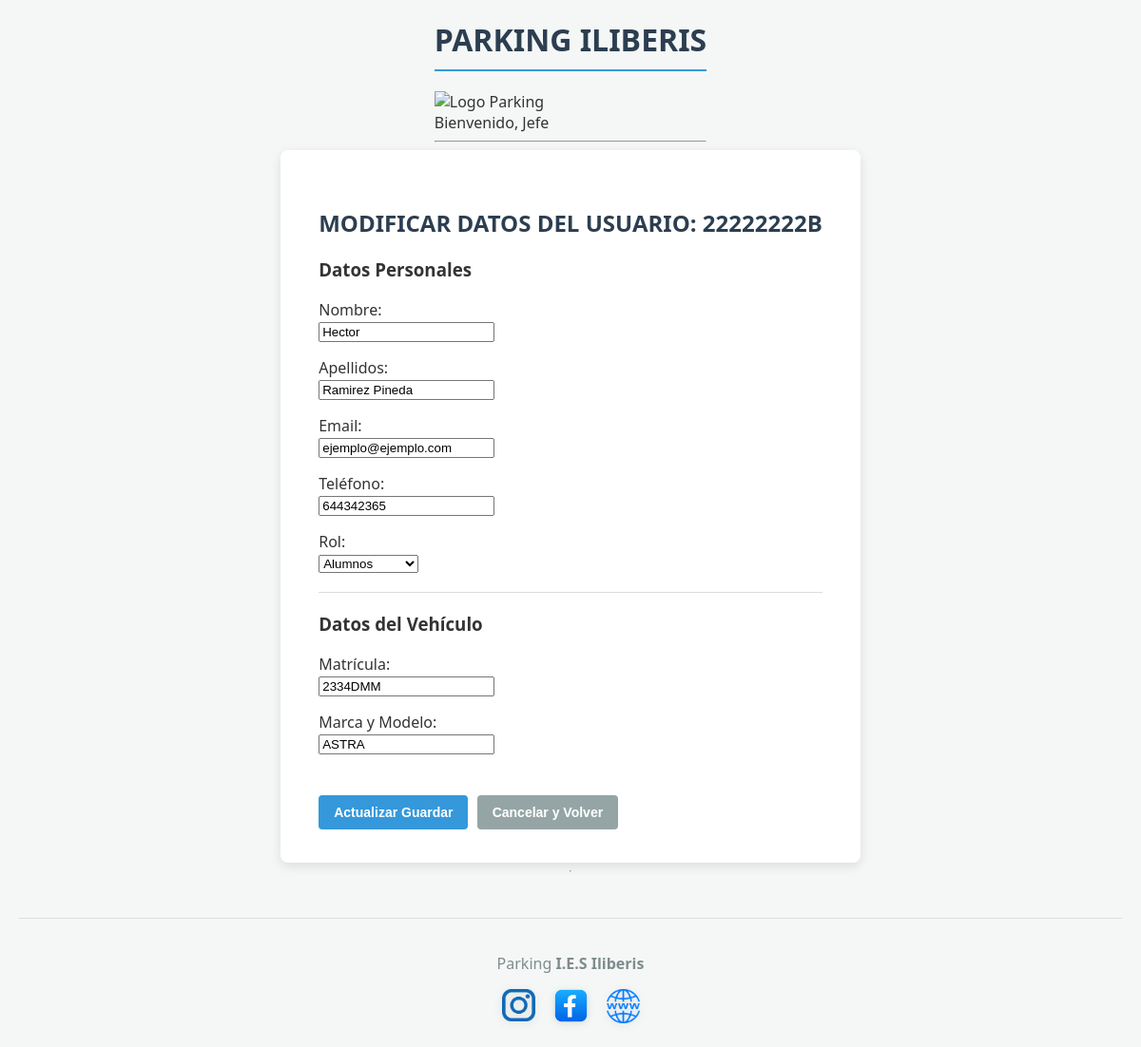
Page /aplicacion-web/admin/actualizar2_usuario.php?dni=22222222B (signed in) on the committed database.
### tables this page shows
CREATE TABLE `vehiculos` (
  `matricula` varchar(10) NOT NULL,
  `marca_modelo` varchar(50) DEFAULT NULL,
  `dni_usuario` varchar(9) DEFAULT NULL
);

CREATE TABLE `usuarios` (
  `dni` varchar(9) NOT NULL,
  `nombre` varchar(50) NOT NULL,
  `apellidos` varchar(100) NOT NULL,
  `email` varchar(100) NOT NULL,
  `telefono` varchar(15) DEFAULT NULL,
  `password` varchar(255) DEFAULT NULL,
  `id_rol` int(11) DEFAULT NULL
);

### aplicacion-web/admin/actualizar2_usuario.php (the view, shortened to what this page needs)
<?php
$dni_modificar = $_GET["dni"];
include "../conexion.php";
$sql = "SELECT u.*, v.matricula, v.marca_modelo
        FROM usuarios u
        LEFT JOIN vehiculos v ON u.dni = v.dni_usuario
        WHERE u.dni = '$dni_modificar'";
$resultado = mysqli_query($conexion, $sql);
$registro = mysqli_fetch_assoc($resultado);
$nombre = $registro['nombre'];
$apellidos = $registro['apellidos'];
$email = $registro['email'];
$telefono = $registro['telefono'];
$id_rol_actual = $registro['id_rol'];
$matricula = $registro['matricula'];
$marca_modelo = $registro['marca_modelo'];
?>
<?php include("../header2.php"); ?>
<div class="container">
    <h2>MODIFICAR DATOS DEL USUARIO: <?php echo $dni_modificar; ?></h2>
    <form action="actualizar3_usuario.php?dni=<?php echo $dni_modificar; ?>" method="post">
        <h3>Datos Personales</h3>
        <p>
            <label for="nombre">Nombre:</label><br>
            <input type="text" id="nombre" name="nombre" value="<?php echo $nombre; ?>" required>
        </p>
        <p>
            <label for="apellidos">Apellidos:</label><br>
            <input type="text" id="apellidos" name="apellidos" value="<?php echo $apellidos; ?>" required>
        </p>
        <p>
            <label for="email">Email:</label><br>
            <input type="email" id="email" name="email" value="<?php echo $email; ?>" required>
        </p>
        <p>
            <label for="telefono">Teléfono:</label><br>
            <input type="text" id="telefono" name="telefono" value="<?php echo $telefono; ?>">
        </p>
        <p>
            <label for="id_rol">Rol:</label><br>
            <select name="id_rol" required>
                <option value="3" <?php if($id_rol_actual == 3) echo 'selected'; ?>>Alumnos</option>
            </select>
        </p>
        <hr style="border: 0; border-top: 1px solid #ddd; margin: 20px 0;">
        <h3>Datos del Vehículo</h3>
        <p>
            <label for="matricula">Matrícula:</label><br>
            <input type="text" id="matricula" name="matricula" value="<?php echo $matricula; ?>" maxlength="10">
        </p>
        <p>
            <label for="marca_modelo">Marca y Modelo:</label><br>
            <input type="text" id="marca_modelo" name="marca_modelo" value="<?php echo $marca_modelo; ?>" maxlength="50">
        </p>
        <br>
        <button type="submit">Actualizar Guardar</button>
        <a href="actualizar_usuario.php"><button type="button" style="background-color: #95a5a6;">Cancelar y Volver</button></a>
    </form>
</div>
<?php include("../footer2.php"); ?>

### aplicacion-web/css/parking.css (style rules this page uses)
:root { --color-principal: #2c3e50; --color-secundario: #3498db; --color-fondo: #f4f7f6; --color-texto: #333333; --color-borde: #dddddd; --color-peligro: #e74c3c; }
* { box-sizing: border-box; }
body { font-family: 'Segoe UI', Tahoma, Geneva, Verdana, sans-serif; background-color: var(--color-fondo); color: var(--color-texto); margin: 0; padding: 20px; display: flex; flex-direction: column; align-items: center; }
.container { background-color: #ffffff; padding: 30px 40px; border-radius: 8px; box-shadow: 0 4px 12px rgba(0,0,0,0.1); width: 100%; max-width: 900px; }
h2 { color: var(--color-principal); margin-top: 30px; }
button, input[type="submit"], input[type="button"], .btn { background-color: var(--color-secundario); color: white; border: none; padding: 10px 16px; margin: 5px 5px 5px 0; border-radius: 4px; cursor: pointer; font-size: 14px; font-weight: bold; transition: background-color 0.3s ease; }
button:last-child, input[value*="Salir"] { background-color: var(--color-peligro); }

### rows in the picture
vehiculos: nombre "Hector", apellidos "Ramirez Pineda", email "ejemplo@ejemplo.com", telefono "644342365", matricula "2334DMM", marca_modelo "ASTRA"
usuarios: id_rol "Alumnos"

### other values in the picture
$_SESSION['username'] "Jefe"
$dni_modificar "22222222B"
